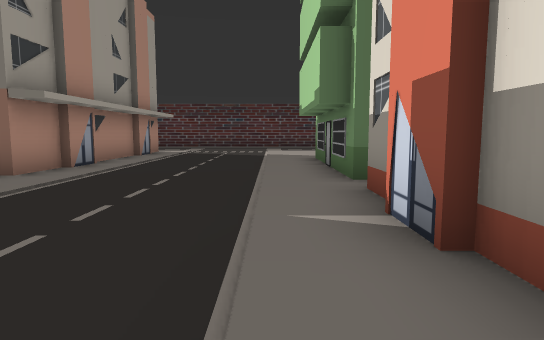
view 1 (above)

24 first-person views from a walk through a scene from a Unity 3-D project. The camera is 1.4 m above the floor, tilts 6° down and sees 75° across. The floor is counted in squares, 2 m on a side. Each view is taken from the middle of a square. On the plan, view 1 faces up. The plan holds only what a view shows up to about 11 squares ahead; the rest is blank. The place goes on beyond the plan. The player is left out. Some surface patterns are stand-ins.

view 2
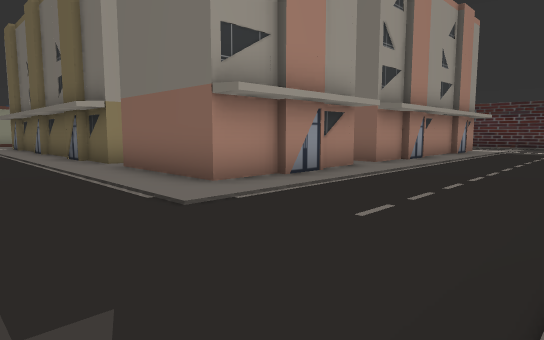

view 3
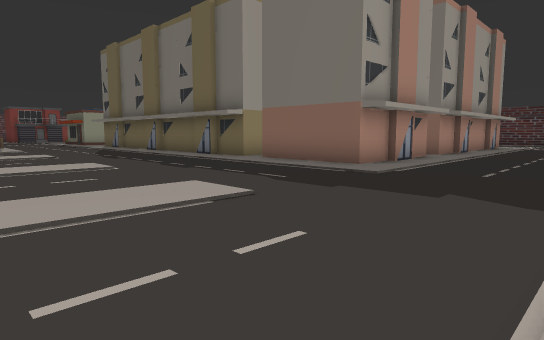

view 4
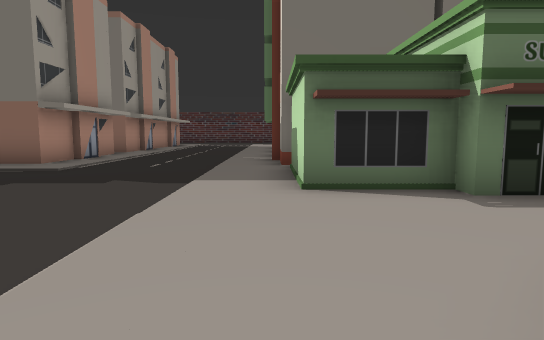

view 5
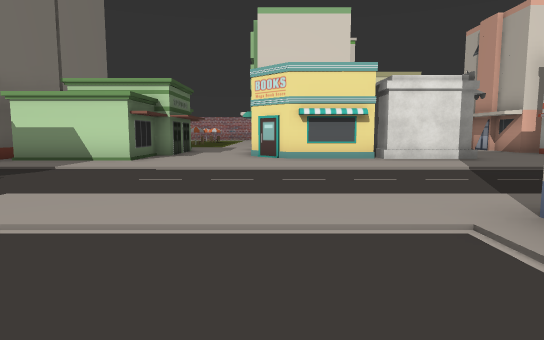

view 6
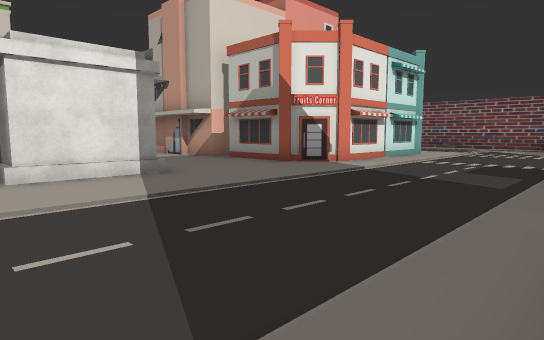

view 7
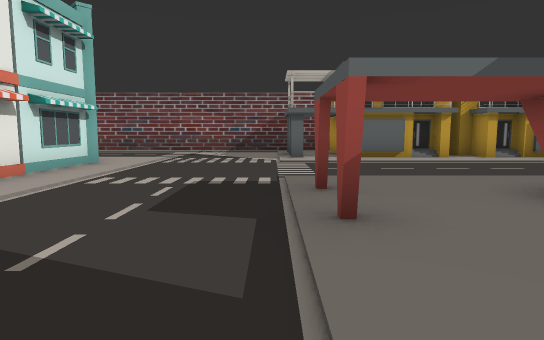

view 8
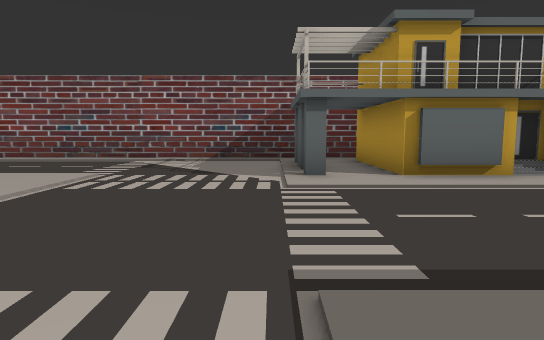

view 9
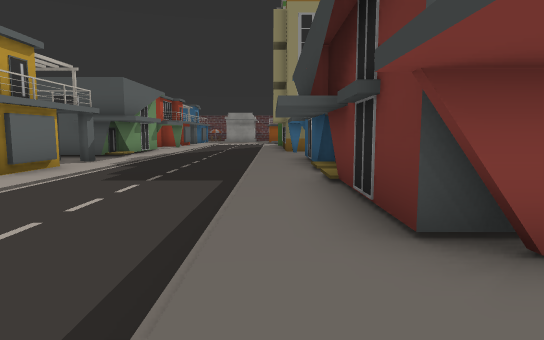

view 10
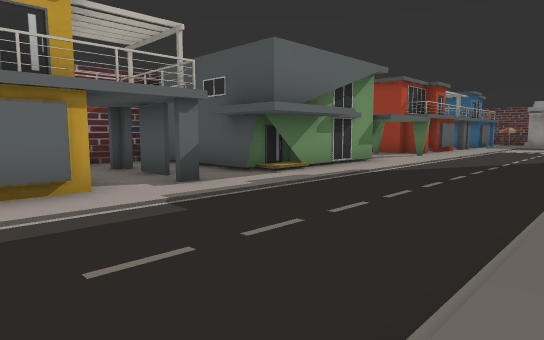

view 11
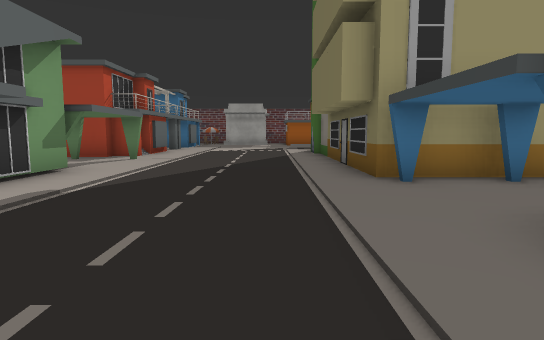

view 12
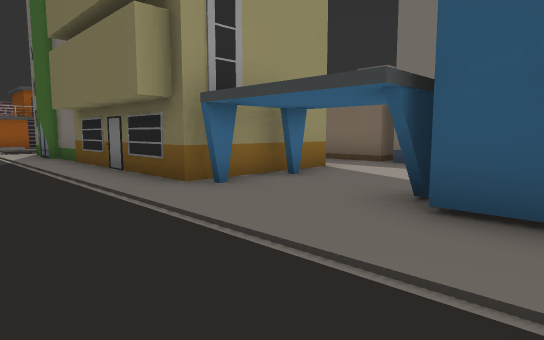

view 13
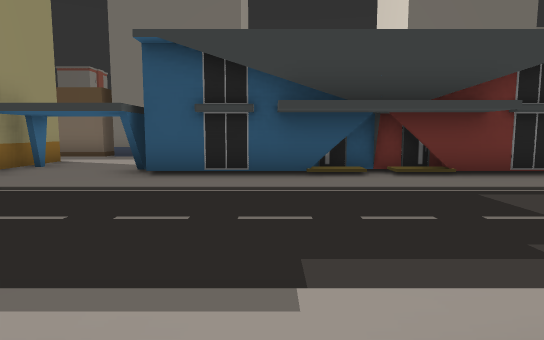

view 14
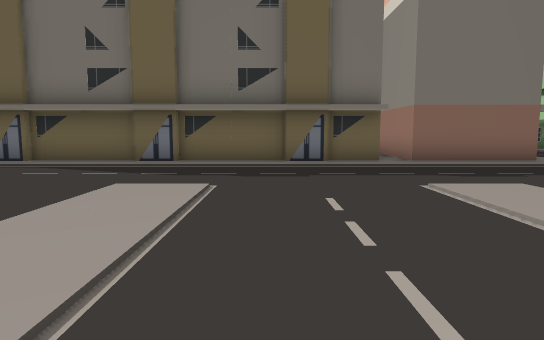

view 15
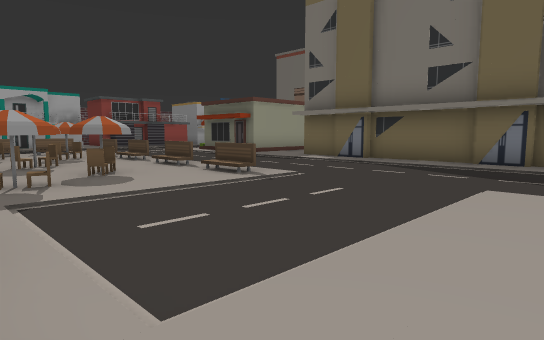

view 16
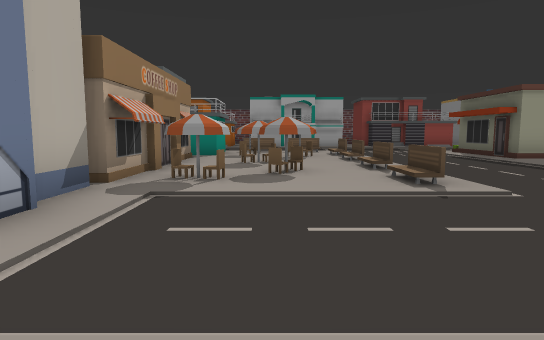

view 17
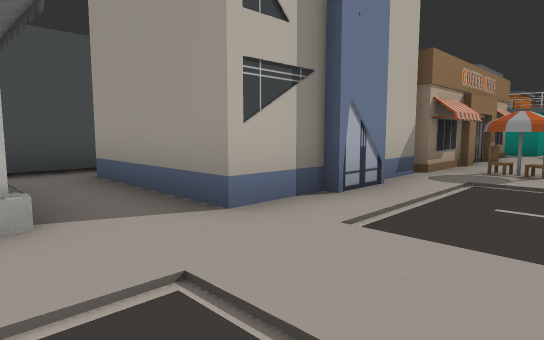

view 18
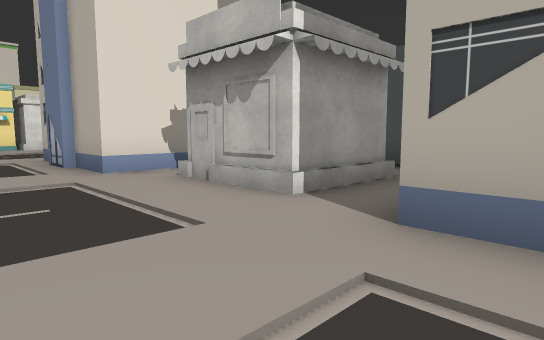

view 19
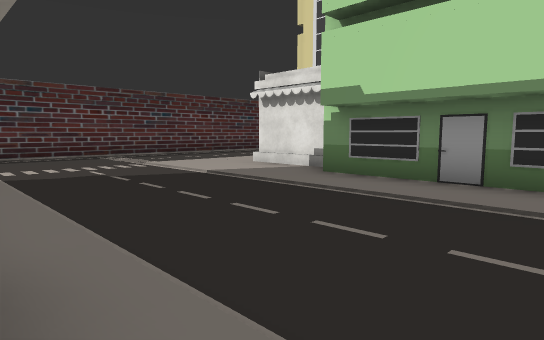

view 20
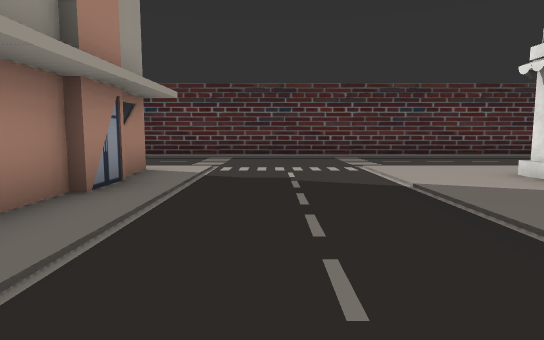

view 21
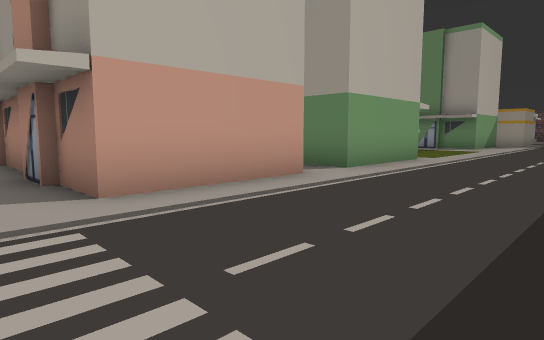

view 22
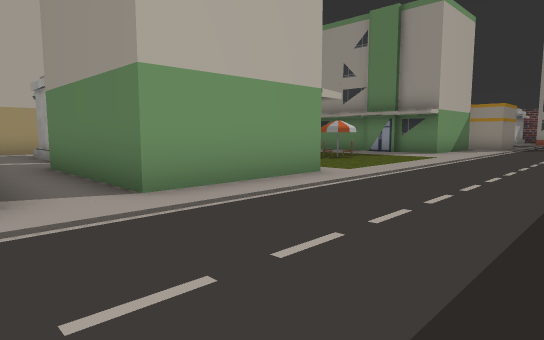

view 23
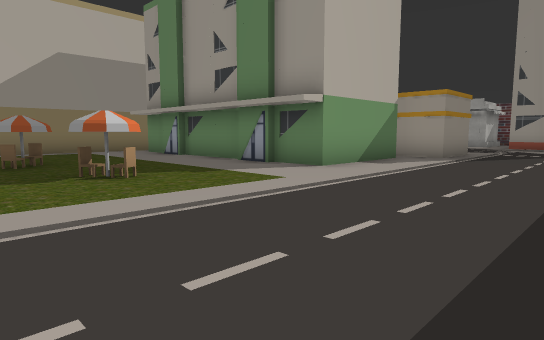

view 24
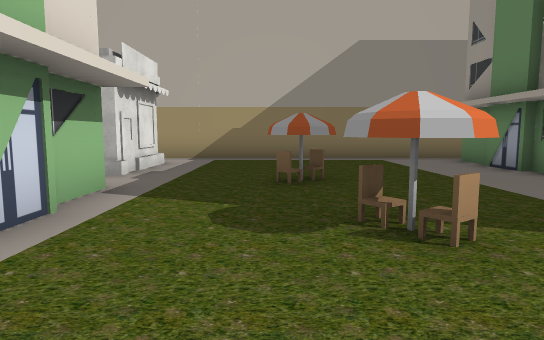

### Floor plan
Key: @ floor where view 1 was taken; # wall or solid block; . main floor; : floor 0.25 m higher than the main floor; B building; E bench; C chair; O other object.
Columns run from 23 left of view 1 to 4 right of it. Each row starts with its distance up from view 1.
 18                  ###########
 17       ..... ................
 16 ............................
 15 ............................
 14 ...........................
 13 B..........BBBB.BBB.......
 12 BBBBB...C..B  B.  B......# B
 11     B...C..B  B.   B.....# B
 10     B......B  B.  B......B
  9     B...CC..  ..  B......B
  8     B.......O ..   B.....B
  7     B.......# ..  B......B
  6     B.......# .   B......B
  5     ......... .    ......
  4     BBBBBBBBBBB   B......B
  3                 B  B....B
  2               B.B B.....B
  1 BB. BBBBBBBBBBB.BBB......BBB
  0 .......................@.BB
 -1  ........................BB
 -2  ........................BB
 -3  ..........................B
 -4 OE:.E.E.....................
 -5 CC..........................
 -6 ..CCCC......... ..........O
 -7 O....CC..................O
 -8 #..............BBBB......O
 -9 #######BBBB.O#.B   ......##
-10     ###   B.## B   ......#
-11     ###BBBB.#  BBBB......#O
-12      ...  ...      .........
-13       ..  ###      .........
-14      B...         ..........
-15       #..#       #.......OOO
-16 BBBBBB#..#########.#....O
-17 ........................O
-18 ........................B
-19 ........................B
-20 ........................B
-21 ..#......................
-22 ##...####...###.####......
-23  #..    #.#.  ### ##......
-24  #      #.#.      ##.......
-25         #..       ..........
-26         ###       ##########

Positions as (right, up) in squares from view 1, and headings:
1: (0, 0), facing up
2: (0, -2), facing up-left
3: (0, -6), facing up-left
4: (1, -7), facing up
5: (-7, -6), facing right
6: (-4, -8), facing down-right
7: (-3, -12), facing down
8: (-3, -16), facing down
9: (-4, -17), facing left
10: (-10, -17), facing down-left
11: (-12, -18), facing left
12: (-13, -19), facing up-left
13: (-12, -22), facing up
14: (-11, -8), facing up
15: (-12, -8), facing up-left
16: (-12, -6), facing left
17: (-11, -6), facing down-left
18: (-14, -6), facing down-right
19: (-4, 6), facing up-right
20: (-2, 7), facing up
21: (-3, 17), facing down-left
22: (-7, 17), facing down-left
23: (-13, 17), facing down-left
24: (-14, 14), facing down
